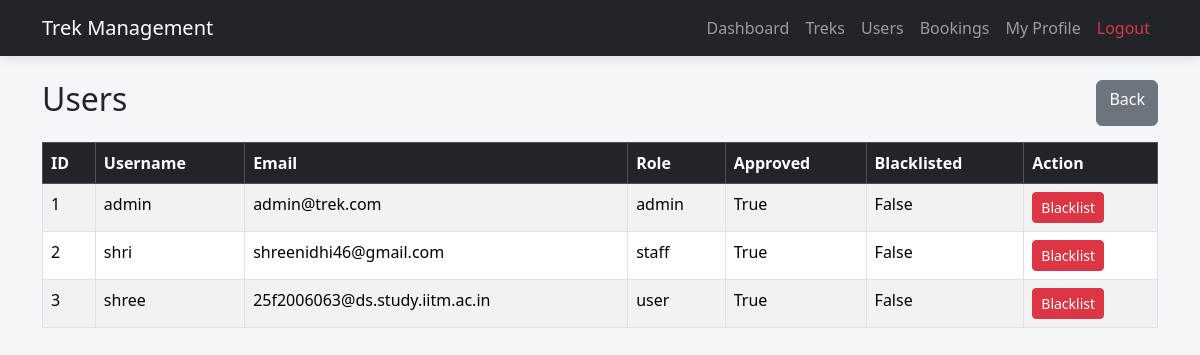
Page /admin/users (signed in) on the committed database.
### application/models.py (models this page shows, shortened)
class User(db.Model):
    __tablename__ = "users"
    id = db.Column(db.Integer, primary_key=True)
    username = db.Column(db.String(50), nullable=False, unique=True)
    email = db.Column(db.String(120), nullable=False, unique=True)
    password = db.Column(db.String(255), nullable=False)
    role = db.Column(db.String(20), nullable=False)
    is_approved = db.Column(db.Boolean, default=False)
    is_blacklisted = db.Column(db.Boolean, default=False)

### app.py (the view)
@app.route("/admin/users")
def view_users():
    if "user_id" not in session:
        return redirect("/login")
    if session["role"] != "admin":
        return "Access Denied"
    users = User.query.all()
    return render_template(
        "view_users.html",
        users=users
    )

### templates/view_users.html (shortened to what this page needs)
{% extends "base.html" %}
{% block content %}
<div class="container mt-4">
    <div class="d-flex justify-content-between mb-3">
        <h2>Users</h2>
        <a
            href="{{ url_for('admin_dashboard') }}"
            class="btn btn-secondary">
            Back
        </a>
    </div>
    <table class="table table-bordered table-striped">
        <thead class="table-dark">
            <tr>
                <th>ID</th>
                <th>Username</th>
                <th>Email</th>
                <th>Role</th>
                <th>Approved</th>
                <th>Blacklisted</th>
                <th>Action</th>
            </tr>
        </thead>
        <tbody>
            {% for user in users %}
            <tr>
                <td>{{ user.id }}</td>
                <td>{{ user.username }}</td>
                <td>{{ user.email }}</td>
                <td>{{ user.role }}</td>
                <td>{{ user.is_approved }}</td>
                <td>{{ user.is_blacklisted }}</td>
                <td>
                    {% if user.is_blacklisted %}
                        <a
                            href="{{ url_for('unblacklist_user', user_id=user.id) }}"
                            class="btn btn-success btn-sm">
                            Remove Blacklist
                        </a>
                    {% else %}
                        <a
                            href="{{ url_for('blacklist_user', user_id=user.id) }}"
                            class="btn btn-danger btn-sm">
                            Blacklist
                        </a>
                    {% endif %}
                </td>
            </tr>
            {% endfor %}
        </tbody>
    </table>
</div>
{% endblock %}

### static/css/style.css (style rules this page uses)
body { background:#f4f6f9; }

### rows in the picture
User: id "1", username "admin", email "admin@trek.com", role "admin", is_approved "True", is_blacklisted "False"
User: id "2", username "shri", email "shreenidhi46@gmail.com", role "staff", is_approved "True", is_blacklisted "False"
User: id "3", username "shree", email "25f2006063@ds.study.iitm.ac.in", role "user", is_approved "True", is_blacklisted "False"
